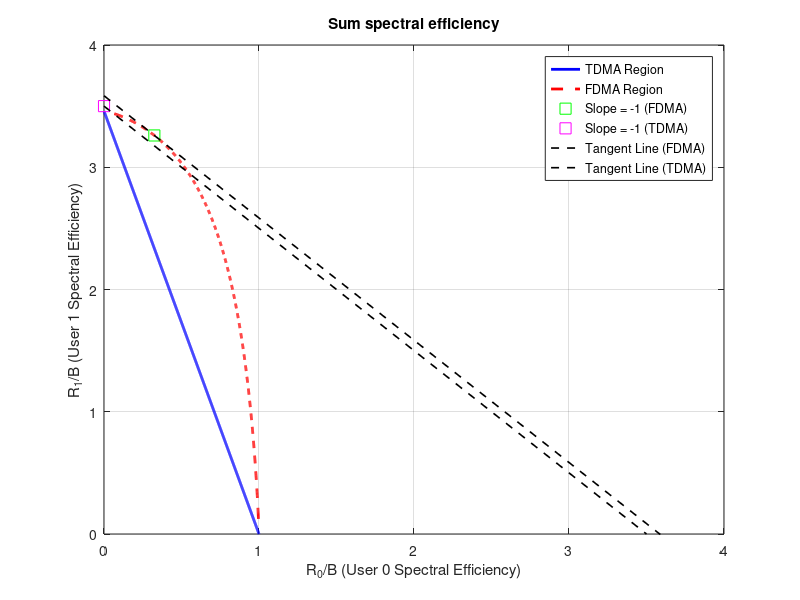

MATLAB code for this plot:
clc; clear; close all;

% Given SNRs
snr0 = 10^(0/10);   % User 0: SNR = 0 dB = 1
snr1 = 10^(10/10);  % User 1: SNR = 10 dB = 10

% TDMA: time sharing between users
tau = linspace(0, 1, 1000);
R0_tdma = tau * log2(1 + snr0);
R1_tdma = (1 - tau) * log2(1 + snr1);

% FDMA: bandwidth sharing between users
alpha = linspace(0.01, 0.99, 1000);  % avoid division by zero
R0_fdma = alpha .* log2(1 + snr0 ./ alpha);
R1_fdma = (1 - alpha) .* log2(1 + snr1 ./ (1 - alpha));

% ---------- SLOPE = -1 (FDMA) ----------
dR0_fdma = gradient(R0_fdma, alpha);
dR1_fdma = gradient(R1_fdma, alpha);
slope_fdma = dR1_fdma ./ dR0_fdma;
[~, idx_slope_fdma] = min(abs(slope_fdma + 1));
R0_slope_fdma = R0_fdma(idx_slope_fdma);
R1_slope_fdma = R1_fdma(idx_slope_fdma);

% FDMA (slope = -1)
x_tangent = linspace(0, 4, 100);
y_tangent_fdma = R1_slope_fdma - (x_tangent - R0_slope_fdma);

% ---------- TDMA (0, 3.5) ~ (3.5, 0) ----------
x_tangent_tdma = [0, 3.5];
y_tangent_tdma = [3.5, 0];
R0_slope_tdma = x_tangent_tdma(1);
R1_slope_tdma = y_tangent_tdma(1);

% ---------- Plot ----------
figure;
plot(R0_tdma, R1_tdma, 'b-', 'LineWidth', 2, 'DisplayName', 'TDMA Region'); hold on;
plot(R0_fdma, R1_fdma, 'r--', 'LineWidth', 2, 'DisplayName', 'FDMA Region');


plot(R0_slope_fdma, R1_slope_fdma, 'gs', 'MarkerSize', 8, 'DisplayName', 'Slope = -1 (FDMA)');
plot(R0_slope_tdma, R1_slope_tdma, 'ms', 'MarkerSize', 8, 'DisplayName', 'Slope = -1 (TDMA)');
plot(x_tangent, y_tangent_fdma, 'k--', 'LineWidth', 1.2, 'DisplayName', 'Tangent Line (FDMA)');
plot(x_tangent_tdma, y_tangent_tdma, 'k--', 'LineWidth', 1.2, 'DisplayName', 'Tangent Line (TDMA)');


xlabel('R_0/B (User 0 Spectral Efficiency)');
ylabel('R_1/B (User 1 Spectral Efficiency)');
title('Sum spectral efficiency');
legend('Location', 'northeast');
xlim([0 4]);
ylim([0 4]);
grid on;

% Save for Overleaf
drawnow;
print(gcf, '6_4ce_c', '-depsc2');


fprintf('Slope = -1 (FDMA): R0 = %.3f, R1 = %.3f\n', R0_slope_fdma, R1_slope_fdma);
fprintf('Slope = -1 (TDMA): R0 = %.1f, R1 = %.1f\n', R0_slope_tdma, R1_slope_tdma);
